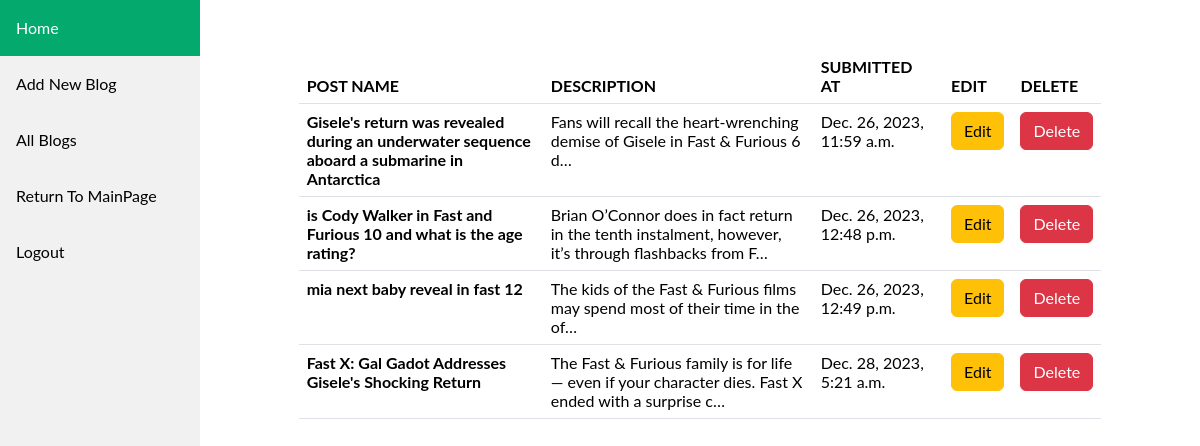
Page /account/dashboard/allblogs/ (signed in) on the committed database.
### core/models.py (models this page shows, shortened)
class Post(models.Model):
    post_title = models.CharField(max_length=255)
    post_author = models.ForeignKey(User, on_delete=models.CASCADE)
    post_body = models.TextField()
    post_thumbnail_img = models.ImageField(upload_to="media/posts/")
    post_body_img = models.ImageField(upload_to="media/posts")
    post_category = models.ForeignKey(Category, on_delete=models.CASCADE)
    date_published = models.DateTimeField()
    likes = models.ManyToManyField(User,related_name="like", null=True)

### accounts/views.py (the view)
# urls.py: path('dashboard/allblogs/',AllPostsView),
def AllPostsView(request):
    if not request.user.is_authenticated:
        return redirect(f"{settings.LOGIN_URL}?next={request.path}")
    else:
        user = request.user
        userid = user.id
        post = Post.objects.filter(post_author=request.user)
        context = {"post": post}
        return render(request, "dashboard/allposts.html", context)

### accounts/templates/dashboard/allposts.html (shortened to what this page needs)
{% extends "account_base.html" %}
{% block sidebar %}
<!DOCTYPE html>
<html lang="en">
<head>
</head>
<body>
    <div class="content">
        <div class="row">
            <div class="col-1"></div>
            <div class="col-10">
                <br>
                <br>
                <table class="table">
                    <thead>
                      <tr>
                        <th scope="col">POST NAME</th>
                        <th scope="col">DESCRIPTION</th>
                        <th scope="col">SUBMITTED AT</th>
                        <th>EDIT</th>
                        <th>DELETE</th>
                      </tr>
                    </thead>
                    <tbody>
                        {% for x in post %}
                      <tr>
                        <td><b>{{x.post_title}}</b></td>
                        <td>{{x.post_body | truncatechars:100 }}</td>
                        <td>{{x.date_published}}</td>
                        <td>
                            <form action="{% url 'edit_post' %}" method="post">
                             <button class="btn btn-warning" type="submit">Edit</button>
                            </form>
                            </td>
                        <td>
                            <button class="btn btn-danger" onclick="deleteAction('{{x.id}}')" data-bs-toggle="modal" data-bs-target="#deleteModal">Delete</button>
                        </td>
                      </tr>
                      {% endfor %}
                    </tbody>
                  </table>
            </div>
            <div class="col-1"></div>
        </div>
    </div>
</body>
</html>
{% endblock %}

### accounts/templates/account_base.html
{% include "sidebar.html" %}
{% block sidebar %}
{% endblock %}

### accounts/templates/sidebar.html (shortened to what this page needs)
<div class="sidebar">
    <a class="active" href="/account/dashboard/">Home</a>
    <a href="/account/dashboard/addnew/">Add New Blog</a>
    <a href="/account/dashboard/allblogs/">All Blogs</a>
    <a href="/">Return To MainPage</a>
    <a href="/account/dashboard/logout/">Logout</a>
  </div>
  <link href="https://cdn.jsdelivr.net/npm/bootstrap@5.3.2/dist/css/bootstrap.min.css" rel="stylesheet">

### accounts/templates/sidebar.html (style rules this page uses)
body { margin: 0; font-family: "Lato", sans-serif; }
.sidebar { margin: 0; padding: 0; width: 200px; background-color: #f1f1f1; position: fixed; height: 100%; overflow: auto; }
.sidebar a { display: block; color: black; padding: 16px; text-decoration: none; }
.sidebar a.active { background-color: #04AA6D; color: white; }
div.content { margin-left: 200px; padding: 1px 16px; height: 1000px; }

### rows in the picture
Post: post_title "Gisele's return was revealed during an underwater sequence aboard a submarine in Antarctica", post_body "Fans will recall the heart-wrenching demise of Gisele in Fast & Furious 6 d…", date_published "Dec. 26, 2023, 11:59 a.m."
Post: post_title "is Cody Walker in Fast and Furious 10 and what is the age rating?", post_body "Brian O’Connor does in fact return in the tenth instalment, however, it’s through flashbacks from F…", date_published "Dec. 26, 2023, 12:48 p.m."
Post: post_title "mia next baby reveal in fast 12", post_body "The kids of the Fast & Furious films may spend most of their time in the of…", date_published "Dec. 26, 2023, 12:49 p.m."
Post: post_title "Fast X: Gal Gadot Addresses Gisele's Shocking Return", post_body "The Fast & Furious family is for life — even if your character dies. Fast X ended with a surprise c…", date_published "Dec. 28, 2023, 5:21 a.m."
